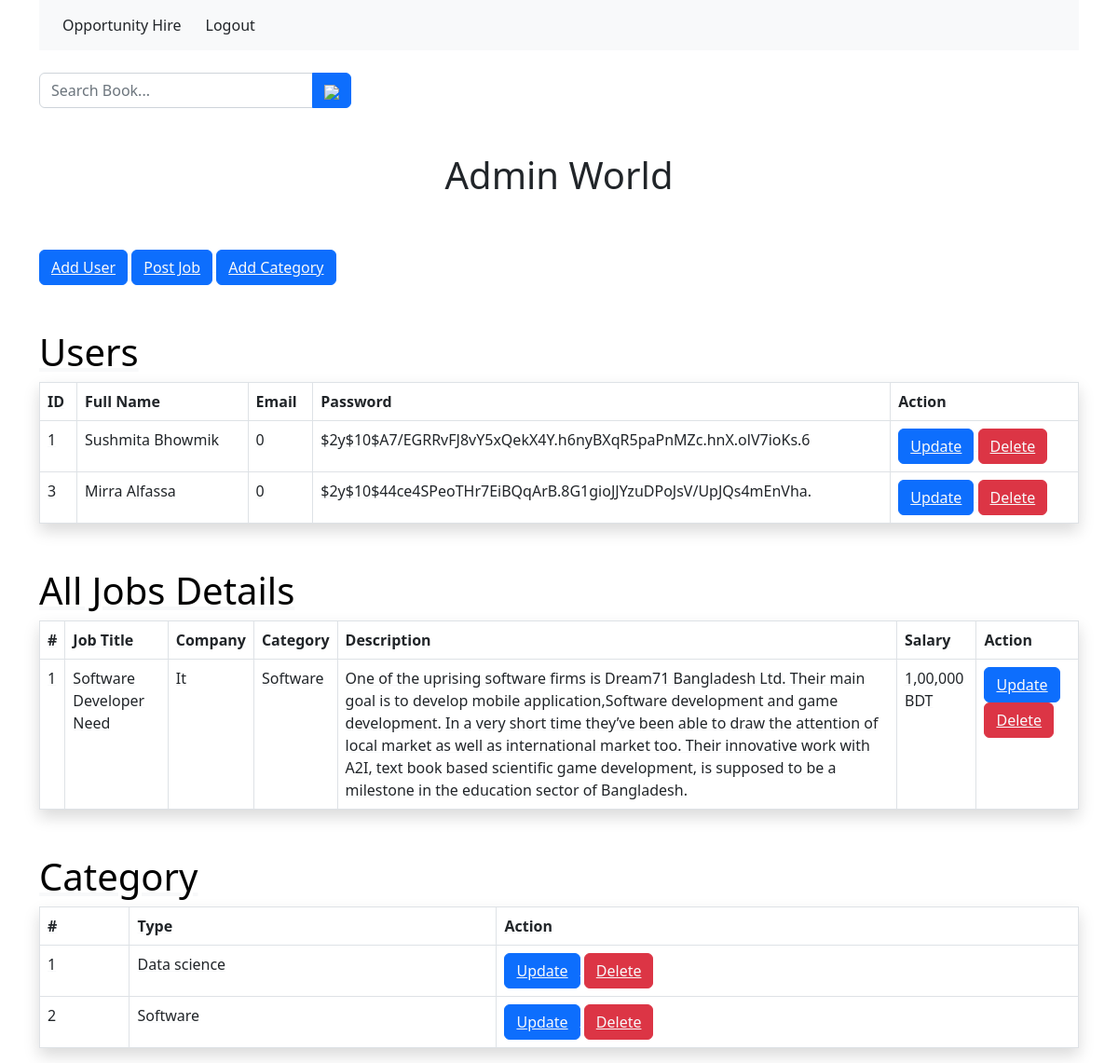
/admin_home.php (signed in), run on the app's committed database.
### tables this page shows
CREATE TABLE `portal_users` (
  `id` int(128) NOT NULL,
  `full_name` varchar(128) NOT NULL,
  `email` int(128) NOT NULL,
  `password` varchar(128) NOT NULL
);

CREATE TABLE `all_jobs` (
  `id` int(128) NOT NULL,
  `title` varchar(255) NOT NULL,
  `company` varchar(255) NOT NULL,
  `categories_id` int(128) NOT NULL,
  `Description` text NOT NULL,
  `salary` varchar(255) NOT NULL
);

CREATE TABLE `categories` (
  `id` int(128) NOT NULL,
  `type` varchar(128) NOT NULL
);

### func_job.php (called while the page is built, shortened)
<?php
function get_all_jobs($conn){
   $sql  = "SELECT * FROM all_jobs ORDER BY id DESC";
   $stmt = $conn->prepare($sql);
   $stmt->execute();
   $result = $stmt->get_result();
   if ($result->num_rows > 0) {
       $all_jobs = $result->fetch_all(MYSQLI_ASSOC);
   } else {
       $all_jobs = array();
   }
   return $all_jobs;
}
?>

### func_category.php (called while the page is built, shortened)
<?php
function get_all_category($conn){
   $sql  = "SELECT * FROM categories ORDER BY id DESC";
   $stmt = $conn->prepare($sql);
   $stmt->execute();
   $result = $stmt->get_result();
   if ($result->num_rows > 0) {
       $categories = $result->fetch_all(MYSQLI_ASSOC);
   } else {
       $categories = array();
   }
   return $categories;
}
?>

### admin_home.php (the view, shortened to what this page needs)
<!doctype html>
<html lang="en">
  <head>
    <link href="https://cdn.jsdelivr.net/npm/bootstrap@5.2.2/dist/css/bootstrap.min.css" rel="stylesheet">
  </head>
  <body>
     <div class="container">
			 <nav class="navbar navbar-expand-lg bg-light">
		  <div class="container-fluid">
			<div class="collapse navbar-collapse" id="navbarSupportedContent">
			  <ul class="navbar-nav me-auto mb-2 mb-lg-0">
				<li class="nav-item">
				  <a class="btn" aria-current="page" href="index.php">Opportunity Hire</a>
				</li>
				<li class="nav-item">
				   <a href="logout.php" class="btn">Logout</a>
				</li>
			  </ul>
			</div>
		  </div>
		</nav>
    <form action="search.php" method="get">
      <div class="input-group mt-4" style="width:30% " >
  <input type="text"
             class="form-control"
             name="key"
             placeholder="Search Book..."
             aria-label="Search Book..."
             aria-describedby="basic-addon2">
      <button class="input-group-text
                     btn btn-primary"
              id="basic-addon2">
              <img src="img/search.png"
                   width="20">
      </button>
</div>
    </form>
<h1 class="mt-5" align="center">Admin World</h1>
<button class="btn btn-primary my-5"><a href="add_user.php" class="text-light">Add User</button>
<button class="btn btn-primary my-5"><a href="add_post.php" class="text-light">Post Job</button>
<button class="btn btn-primary my-5"><a href="add_category.php" class="text-light">Add Category</button>
<h1 style="color:black;">Users</h1>
<table class="table table-bordered shadow">
  <thead>
    <tr>
      <th scope="col">ID</th>
      <th scope="col">Full Name</th>
      <th scope="col">Email</th>
      <th scope="col">Password</th>
      <th scope="col">Action</th>
    </tr>
  </thead>
  <tbody>
<?php
require_once "database.php";
$sql = "SELECT * FROM portal_users";
$result = mysqli_query($conn, $sql);
if ($result) {
  while($row = mysqli_fetch_assoc($result)) {
    $id = $row['id'];
    $fullname = $row['full_name'];
    $email = $row['email'];
    $password = $row['password'];
    echo '<tr>
      <td>'.$id.'</td>
      <td>'.$fullname.'</td>
      <td>'.$email.'</td>
      <td>'.$password.'</td>
      <td>
      	<button class="btn btn-primary"><a class="text-light" href="update.php?updateid='.$id.' ">Update</a></button>
      	<button class="btn btn-danger"> <a class="text-light" href="delete.php?deleteid='.$id.' ">Delete</a></button>
      </td>
    </tr>';
   }
}
?>
<?php
require_once "database.php";
require_once "func_job.php";
require_once "func_category.php";
$all_jobs = get_all_jobs($conn);
$categories = get_all_category($conn);
if ($all_jobs == 0) { ?>
      <div class="alert alert-warning text-center mt-5 p-5" role="alert">
        There is no Job in the database
      </div>
    <?php } else{ ?>
<table class="table table-bordered shadow">
  <h1 class="mt-5" style="color:black;">All Jobs Details</h1>
  <thead>
    <tr>
      <th scope="col">#</th>
      <th scope="col">Job Title</th>
      <th scope="col">Company</th>
      <th scope="col">Category</th>
      <th scope="col">Description</th>
      <th scope="col">Salary</th>
      <th scope="col">Action</th>
    </tr>
  </thead>
  <tbody>
    <?php
        $i = 0;
        foreach ($all_jobs as $all_job) {
          $i++?>
    <tr>
      <td><?=$i?></td>
      <td><?=$all_job['title']?></td>
      <td><?=$all_job['company']?></td>
      <td><?php if ($categories == 0) {
              echo "undefined" ;}else {
                foreach ($categories as $category) {
                  if ($category['id'] == $all_job['categories_id']) {
                    echo $category['type'];
                  }
                }
              }
              ?>
              </td>
      <td><?=$all_job['Description']?></td>
      <td><?=$all_job['salary']?></td>
      <td>
        <button class="btn btn-primary"><a class="text-light" href="update_jobs.php?id=<?=$all_job['id']?>">Update</a></button>
        <button class="btn btn-danger"> <a class="text-light" href="delete_job.php?id=<?=$all_job['id']?>">Delete</a></button>
      </td>
    </tr>
    <?php } ?>
  </tbody>
</table>
<?php }?>
<?php
require_once "database.php";
require_once "func_job.php";
require_once "func_category.php";
$categories = get_all_category($conn);
if ($categories == 0) { ?>
      <div class="alert alert-warning text-center mt-5 p-5" role="alert">
        There is no categories in the database
      </div>
    <?php } else{ ?>
<table class="table table-bordered shadow">
   <h1 class="mt-5" style="color:black;">Category</h1>
  <thead>
    <tr>
      <th scope="col">#</th>
      <th scope="col">Type</th>
      <th scope="col">Action</th>
    </tr>
  </thead>
  <tbody>
    <?php
        $j = 0;
        foreach ($categories as $category) {
          $j++;
        ?>
        <tr>
          <td><?=$j?></td>
          <td><?=$category['type']?></td>
          <td>
           <button class="btn btn-primary"><a class="text-light" href="update_category.php?id=<?=$category['id']?>">Update</a></button>
           <button class="btn btn-danger"> <a class="text-light" href="delete_category.php?id=<?=$category['id']?>">Delete</a></button>
          </td>
        </tr>
        <?php } ?>
  </tbody>
</table>
<?php }?>
    </div>
</body>
</html>

### data on the page
portal_users: id "1", full_name "Sushmita Bhowmik", email "0", password "$2y$10$A7/EGRRvFJ8vY5xQekX4Y.h6nyBXqR5paPnMZc.hnX.olV7ioKs.6"
portal_users: id "3", full_name "Mirra Alfassa", email "0", password "$2y$10$44ce4SPeoTHr7EiBQqArB.8G1gioJJYzuDPoJsV/UpJQs4mEnVha."
all_jobs: title "Software Developer Need", company "It", Description "One of the uprising software firms is Dream71 Bangladesh Ltd. Their main goal is to develop mobile application,Software development and game development. In a very short time they’ve been able to draw the attention of local market as well as international market too. Their innovative work with A2I, text book based scientific game development, is supposed to be a milestone in the education sector of Bangladesh.", salary "1,00,000 BDT"
categories: type "Software"
categories: type "Data science"
